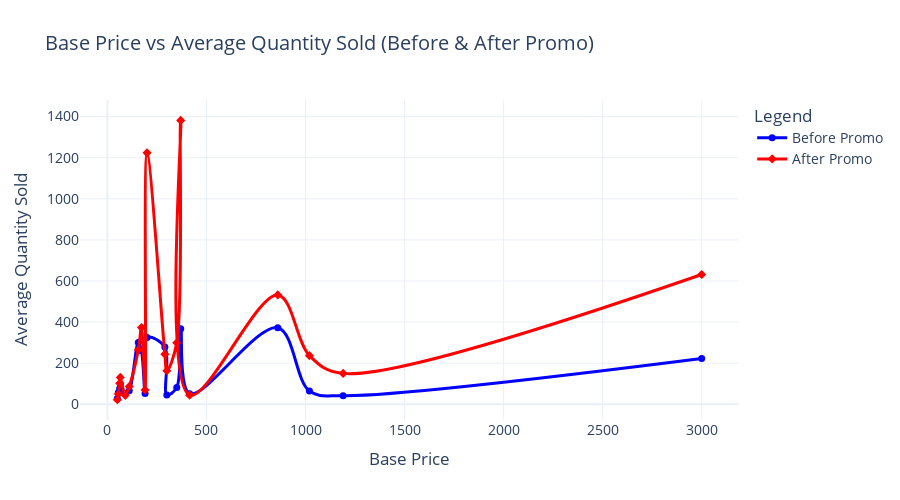

The notebook cell this image was saved under:
### Code cell
agg_df = event_data.groupby('base_price', as_index=False).agg({
    'quantity_sold(before_promo)': 'mean',
    'quantity_sold(after_promo)': 'mean'
})


agg_df = agg_df.sort_values('base_price')

fig = go.Figure()

fig.add_trace(go.Scatter(
    x=agg_df['base_price'],
    y=agg_df['quantity_sold(before_promo)'],
    mode='lines+markers',
    name='Before Promo',
    line=dict(color='blue', width=3, shape='spline'),
    marker=dict(size=7, symbol='circle')
))

fig.add_trace(go.Scatter(
    x=agg_df['base_price'],
    y=agg_df['quantity_sold(after_promo)'],
    mode='lines+markers',
    name='After Promo',
    line=dict(color='red', width=3, shape='spline'),
    marker=dict(size=7, symbol='diamond')
))

# Layout polish
fig.update_layout(
    title='Base Price vs Average Quantity Sold (Before & After Promo)',
    xaxis_title='Base Price',
    yaxis_title='Average Quantity Sold',
    template='plotly_white',
    legend_title='Legend',
    hovermode='x unified',
    font=dict(size=14),
    width=900,
    height=500
)

fig.show()

### Figure 1 — Plotly figure (JSON) as saved in the notebook; plotly's stock layout.template omitted (floating-point values rounded to 4 significant figures)
{"data": [{"line": {"color": "blue", "shape": "spline", "width": 3}, "marker": {"size": 7, "symbol": "circle"}, "mode": "lines+markers", "name": "Before Promo", "type": "scatter", "x": [50, 55, 62, 65, 90, 110, 156, 172, 190, 200, 290, 300, 350, 370, 415, 860, 1020, 1190, 3000], "y": [28.1, 57.62, 77.18, 99.5, 53.12, 65.86, 301.0, 260.4, 52.57, 325.1, 278.5, 45.92, 82.45, 368.3, 52.07, 372.8, 64.68, 42.03, 223.0]}, {"line": {"color": "red", "shape": "spline", "width": 3}, "marker": {"size": 7, "symbol": "diamond"}, "mode": "lines+markers", "name": "After Promo", "type": "scatter", "x": [50, 55, 62, 65, 90, 110, 156, 172, 190, 200, 290, 300, 350, 370, 415, 860, 1020, 1190, 3000], "y": [22.88, 49.85, 102.8, 131.1, 43.72, 86.38, 265.9, 373.4, 70.22, 1224.0, 244.2, 163.2, 299.3, 1382.0, 44.72, 532.4, 236.8, 150.6, 631.8]}], "layout": {"font": {"size": 14}, "height": 500, "hovermode": "x unified", "legend": {"title": {"text": "Legend"}}, "title": {"text": "Base Price vs Average Quantity Sold (Before & After Promo)"}, "width": 900, "xaxis": {"title": {"text": "Base Price"}}, "yaxis": {"title": {"text": "Average Quantity Sold"}}}}
